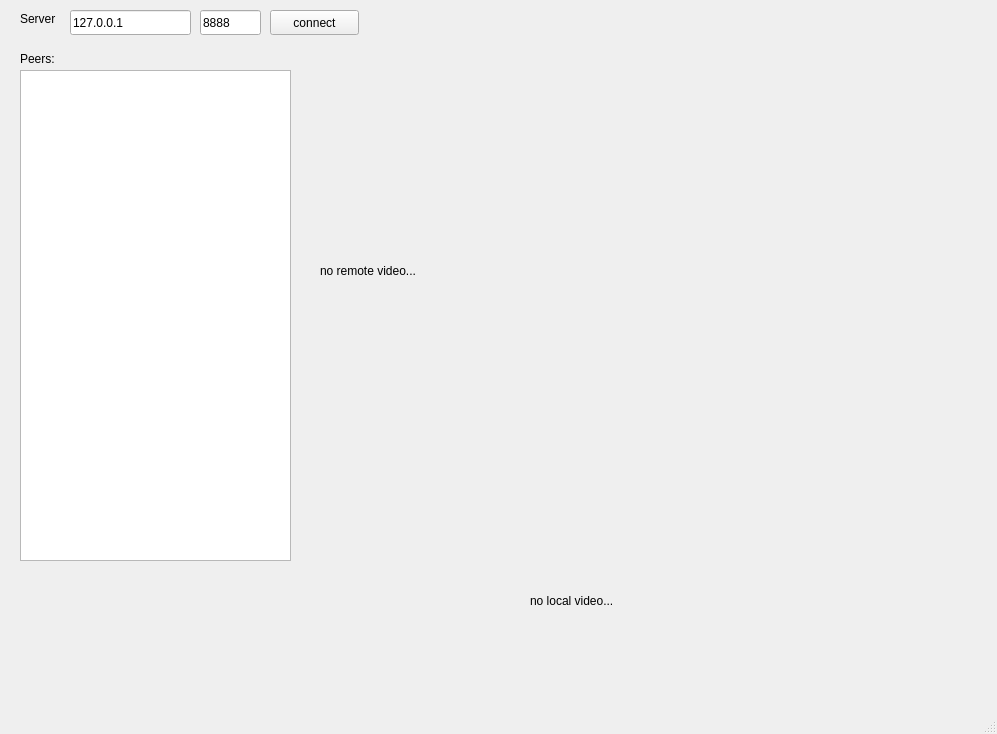
<?xml version="1.0" encoding="UTF-8"?>
<ui version="4.0">
 <class>MainWindow</class>
 <widget class="QMainWindow" name="MainWindow">
  <property name="geometry">
   <rect>
    <x>0</x>
    <y>0</y>
    <width>997</width>
    <height>734</height>
   </rect>
  </property>
  <property name="windowTitle">
   <string>MainWindow</string>
  </property>
  <widget class="QWidget" name="centralwidget">
   <widget class="QLabel" name="label">
    <property name="geometry">
     <rect>
      <x>20</x>
      <y>10</y>
      <width>51</width>
      <height>17</height>
     </rect>
    </property>
    <property name="text">
     <string>Server</string>
    </property>
   </widget>
   <widget class="QLineEdit" name="lineEdit">
    <property name="geometry">
     <rect>
      <x>70</x>
      <y>10</y>
      <width>121</width>
      <height>25</height>
     </rect>
    </property>
    <property name="text">
     <string>127.0.0.1</string>
    </property>
   </widget>
   <widget class="QLineEdit" name="lineEdit_2">
    <property name="geometry">
     <rect>
      <x>200</x>
      <y>10</y>
      <width>61</width>
      <height>25</height>
     </rect>
    </property>
    <property name="text">
     <string>8888</string>
    </property>
   </widget>
   <widget class="QPushButton" name="btnConnectToSvr">
    <property name="geometry">
     <rect>
      <x>270</x>
      <y>10</y>
      <width>89</width>
      <height>25</height>
     </rect>
    </property>
    <property name="text">
     <string>connect</string>
    </property>
   </widget>
   <widget class="QListView" name="listView">
    <property name="geometry">
     <rect>
      <x>20</x>
      <y>70</y>
      <width>271</width>
      <height>491</height>
     </rect>
    </property>
    <property name="editTriggers">
     <set>QAbstractItemView::NoEditTriggers</set>
    </property>
   </widget>
   <widget class="QLabel" name="label_2">
    <property name="geometry">
     <rect>
      <x>20</x>
      <y>50</y>
      <width>67</width>
      <height>17</height>
     </rect>
    </property>
    <property name="text">
     <string>Peers:</string>
    </property>
   </widget>
   <widget class="QLabel" name="label_remote">
    <property name="geometry">
     <rect>
      <x>320</x>
      <y>80</y>
      <width>651</width>
      <height>381</height>
     </rect>
    </property>
    <property name="text">
     <string>no remote video...</string>
    </property>
   </widget>
   <widget class="QLabel" name="label_local">
    <property name="geometry">
     <rect>
      <x>530</x>
      <y>490</y>
      <width>421</width>
      <height>221</height>
     </rect>
    </property>
    <property name="text">
     <string>no local video...</string>
    </property>
   </widget>
  </widget>
  <widget class="QStatusBar" name="statusbar"/>
 </widget>
 <resources/>
 <connections/>
</ui>
